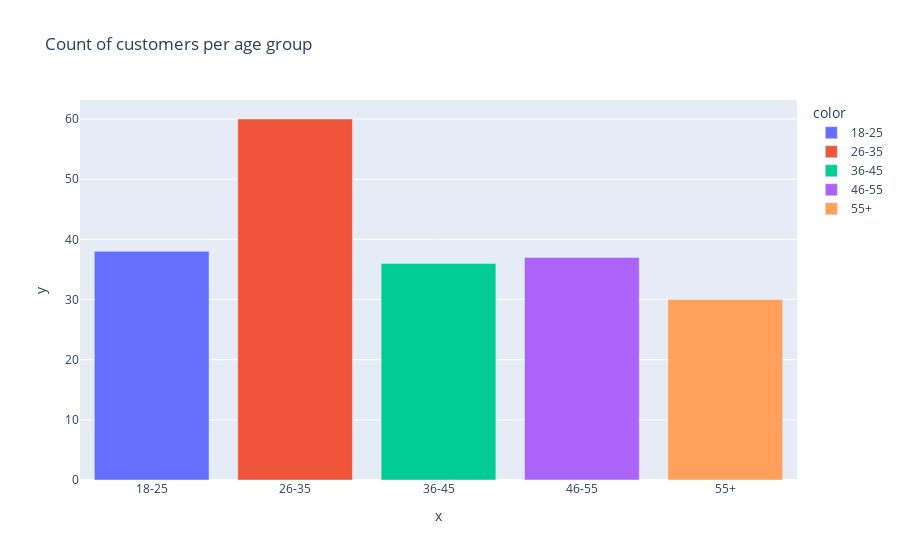

Notebook code for this chart:
### Code cell
x_age_ax = ['18-25', '26-35', '36-45', '46-55', '55+']
y_age_ax = [len(age_18_25.values), len(age_26_35.values), len(age_36_45.values), len(age_46_55.values),
     len(age_55above.values)]

pxp.bar(data_frame = data, x = x_age_ax, y = y_age_ax, color = x_age_ax,
       title = 'Count of customers per age group')

### Figure 1 — Plotly figure (JSON) as saved in the notebook; plotly's stock layout.template omitted (floating-point values rounded to 4 significant figures)
{"data": [{"hovertemplate": "color=18-25<br>x=%{x}<br>y=%{y}<extra></extra>", "legendgroup": "18-25", "marker": {"color": "#636efa", "pattern": {"shape": ""}}, "name": "18-25", "orientation": "v", "showlegend": true, "textposition": "auto", "type": "bar", "x": ["18-25"], "xaxis": "x", "y": [38], "yaxis": "y"}, {"hovertemplate": "color=26-35<br>x=%{x}<br>y=%{y}<extra></extra>", "legendgroup": "26-35", "marker": {"color": "#EF553B", "pattern": {"shape": ""}}, "name": "26-35", "orientation": "v", "showlegend": true, "textposition": "auto", "type": "bar", "x": ["26-35"], "xaxis": "x", "y": [60], "yaxis": "y"}, {"hovertemplate": "color=36-45<br>x=%{x}<br>y=%{y}<extra></extra>", "legendgroup": "36-45", "marker": {"color": "#00cc96", "pattern": {"shape": ""}}, "name": "36-45", "orientation": "v", "showlegend": true, "textposition": "auto", "type": "bar", "x": ["36-45"], "xaxis": "x", "y": [36], "yaxis": "y"}, {"hovertemplate": "color=46-55<br>x=%{x}<br>y=%{y}<extra></extra>", "legendgroup": "46-55", "marker": {"color": "#ab63fa", "pattern": {"shape": ""}}, "name": "46-55", "orientation": "v", "showlegend": true, "textposition": "auto", "type": "bar", "x": ["46-55"], "xaxis": "x", "y": [37], "yaxis": "y"}, {"hovertemplate": "color=55+<br>x=%{x}<br>y=%{y}<extra></extra>", "legendgroup": "55+", "marker": {"color": "#FFA15A", "pattern": {"shape": ""}}, "name": "55+", "orientation": "v", "showlegend": true, "textposition": "auto", "type": "bar", "x": ["55+"], "xaxis": "x", "y": [30], "yaxis": "y"}], "layout": {"barmode": "relative", "legend": {"title": {"text": "color"}, "tracegroupgap": 0}, "title": {"text": "Count of customers per age group"}, "xaxis": {"anchor": "y", "domain": [0, 1], "title": {"text": "x"}}, "yaxis": {"anchor": "x", "domain": [0, 1], "title": {"text": "y"}}}}
